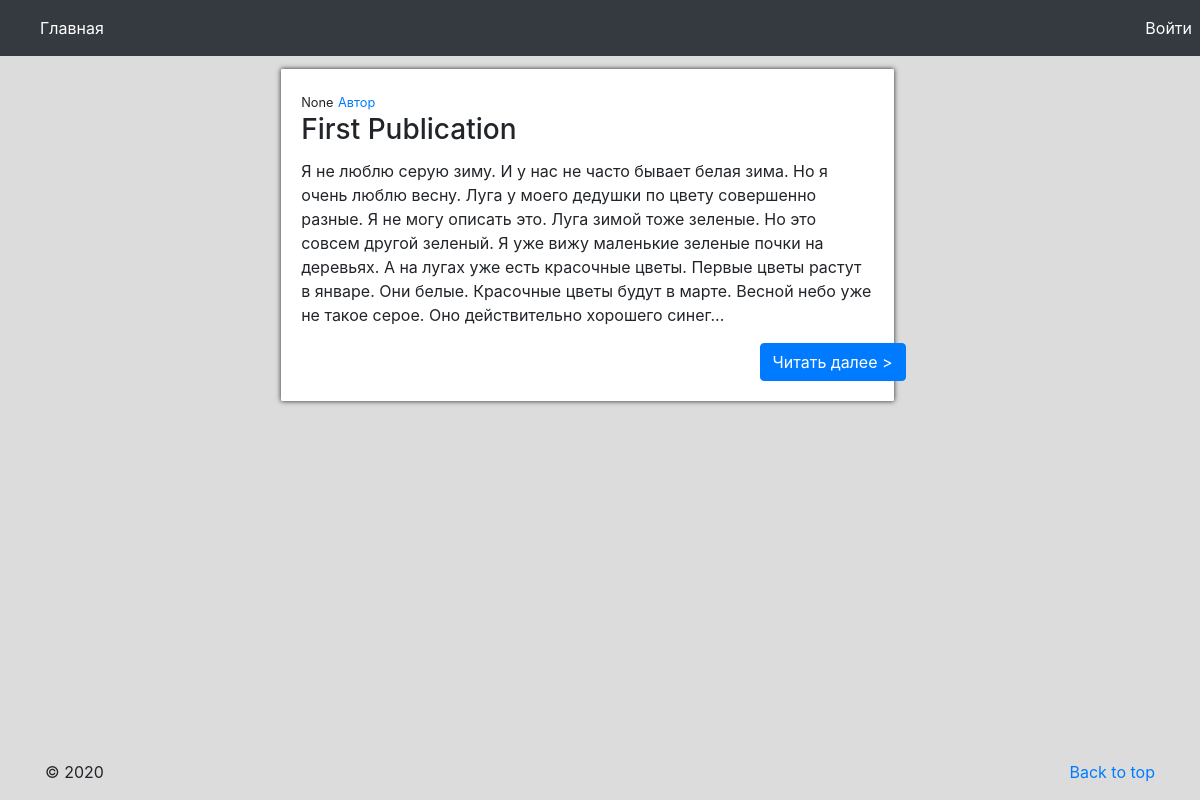
The app's page /, older data.
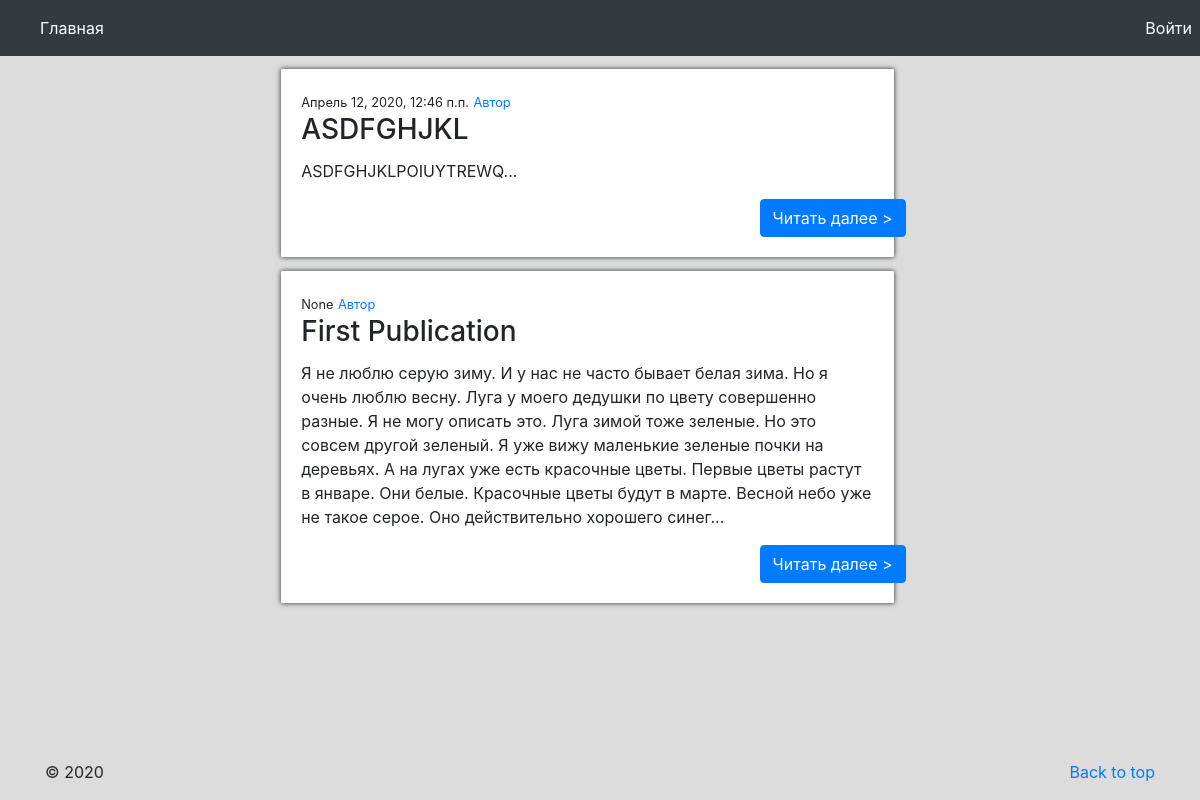
The same page, newer data.
### records/models.py (models this page shows)
class Post(models.Model):
    profile_id = models.ForeignKey(Profile, on_delete=models.CASCADE)
    title = models.CharField(max_length=100)
    text = models.TextField(max_length=2000)
    author = models.CharField(max_length=20)
    theme = models.CharField(max_length=30)
    pub_date = models.DateTimeField('Date published')
    likes = models.IntegerField(default=0)

### records/views.py (the view)
# urls.py: path('', views.main, name="main"),
def main(request):
    author = Profile.objects.all()
    posts_list = Post.objects.all()
    posts = []
    for p in posts_list:
        posts.append(Post.objects.get(pk=len(posts_list)-p.id+1))
    s_list = []
    for p in posts_list:
        a = Post.objects.get(pk=len(posts_list)-p.id+1)
        s = a.text
        s = s[:444] + '...'
        s_list.append(s)
    data = zip(posts, s_list)
    context = {'data': data, 'author': author, 'posts_list': posts_list}
    return render(request, 'records/main.html', context)

### records/templates/records/main.html
{% extends "records/base.html" %}
{% block content %}
{% if posts_list %}
    {% for post, s_list in data %}
        <div class="row">
            <div class="card" style="width: 50%; margin-left: 24%; margin-top: 1%">
              <div class="card-body" style="box-shadow: 0 0 5px;">
                  <small>{{ post.pub_date }}</small>
                  <small><a href="{% url 'author' post.profile_id.id%}">Автор</a></small>
                <h3 class="card-title">{{ post.title }}</h3>
                <p class="card-text">{{ s_list }}</p>
                <a href="{% url 'post' post.id %}" class="btn btn-primary" style="margin-left: 80%">Читать далее ></a>
              </div>
          </div>
        </div>
    {% endfor %}
{% else %}
            <div class="card" style="width: 50%; margin-left: 24%; margin-top: 1%">
              <div class="card-body" style="box-shadow: 0 0 5px;">
                <h3 class="card-title">No posts are available.</h3>
              </div>
          </div>
{% endif %}
{% endblock %}

Row changes from the older to the newer data that the page shows:
added Post: pub_date "Апрель 12, 2020, 12:46 п.п.", title "ASDFGHJKL", s_list "ASDFGHJKLPOIUYTREWQ..."
